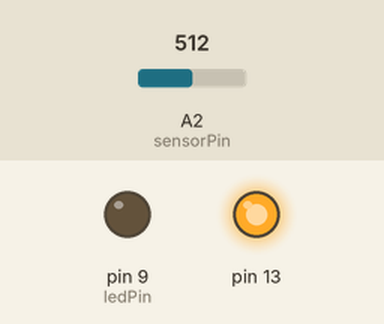
Bench run of a sketch on a simulated Arduino Uno, built with avr-gcc and run on an emulated ATmega328P. Shown: output pins drawn as LEDs (lit = HIGH). Inputs (shaded band) come from the test bench; at power-on: A2 (sensorPin) = 512. What the sketch prints to the serial monitor is not drawn.

Above: at 0.1 s.
At 5.1 s:
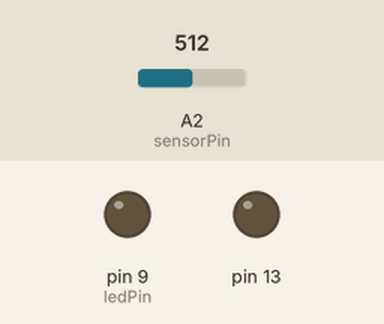
Timing chart, 0 to 6.6 s (numbered marks = the images above):
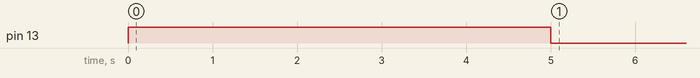

The sketch:

encoder_test.ino
```cpp
// Written By Clayton Auld
// cauld@alaska.edu or clayauld@gmail.com
// Jul 15, 2015

// Arduino test code for Opto-IR Emitter Detector pair for wheel encoder

/*
#define OUT   7  // Logic pin to drive emitter
#define IN    A3  // Analog input pin to read from detector


void setup()
{
  pinMode(IN, INPUT);
  pinMode(OUT, OUTPUT);
  digitalWrite(OUT, HIGH);
  Serial.begin(115200);
  Serial.println("Setup Done");
}

void loop()
{
  int X=0;
  X=analogRead(IN);
  Serial.println(X);
  delay(500);
}
*/

/*
  Calibration

 Demonstrates one techinque for calibrating sensor input.  The
 sensor readings during the first five seconds of the sketch
 execution define the minimum and maximum of expected values
 attached to the sensor pin.

 The sensor minumum and maximum initial values may seem backwards.
 Initially, you set the minimum high and listen for anything
 lower, saving it as the new minumum. Likewise, you set the
 maximum low and listen for anything higher as the new maximum.

 The circuit:
 * Analog sensor (potentiometer will do) attached to analog input 0
 * LED attached from digital pin 9 to ground

 created 29 Oct 2008
 By David A Mellis
 Modified 17 Jun 2009
 By Tom Igoe

 http://arduino.cc/en/Tutorial/Calibration

 */

// These constants won't change:
#define sensorPin    2    // pin that the sensor is attached to
#define ledPin       9    // pin that the LED is attached to

// variables:
int sensorValue = 0;   // the sensor value
int sensorMin = 1023;  // minimum sensor value
int sensorMax = 0;     // maximum sensor value

void setup() {
  Serial.begin(115200);
  // turn on LED to signal the start of the calibration period:
  pinMode(13, OUTPUT);
  digitalWrite(13, HIGH);

  // calibrate during the first five seconds
  while (millis() < 5000) {
    sensorValue = analogRead(sensorPin);
    Serial.println(sensorValue);

    // record the maximum sensor value
    if (sensorValue > sensorMax) {
      sensorMax = sensorValue;
    }

    // record the minimum sensor value
    if (sensorValue < sensorMin) {
      sensorMin = sensorValue;
    }
  }

  // signal the end of the calibration period
  digitalWrite(13, LOW);
}

void loop() {
  // read the sensor:
  sensorValue = analogRead(sensorPin);
  Serial.println(sensorValue);

  // apply the calibration to the sensor reading
  sensorValue = map(sensorValue, sensorMin, sensorMax, -255, 255);    // Black = OFF, White = ON
  //sensorValue = map(sensorValue, sensorMin, sensorMax, 255, -255);  // Black = ON, White = OFF

  // in case the sensor value is outside the range seen during calibration
  sensorValue = constrain(sensorValue, 0, 255);

  // fade the LED using the calibrated value:
  analogWrite(ledPin, sensorValue);
}
```
